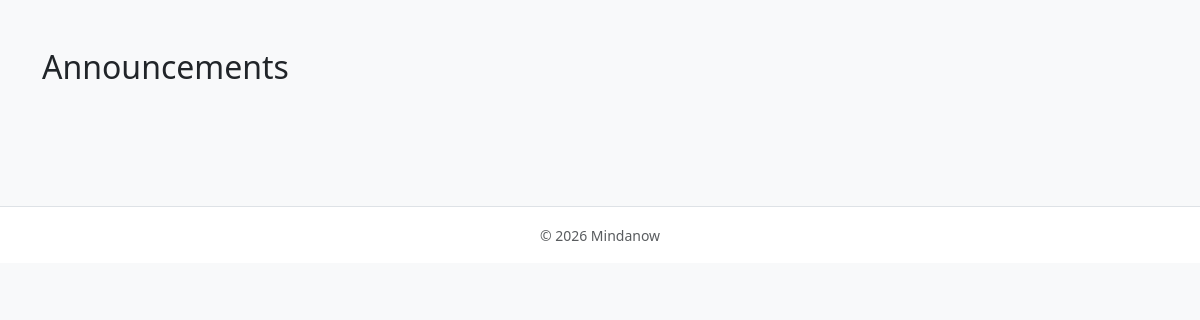
Before: /public/announcements.php with the older database file.
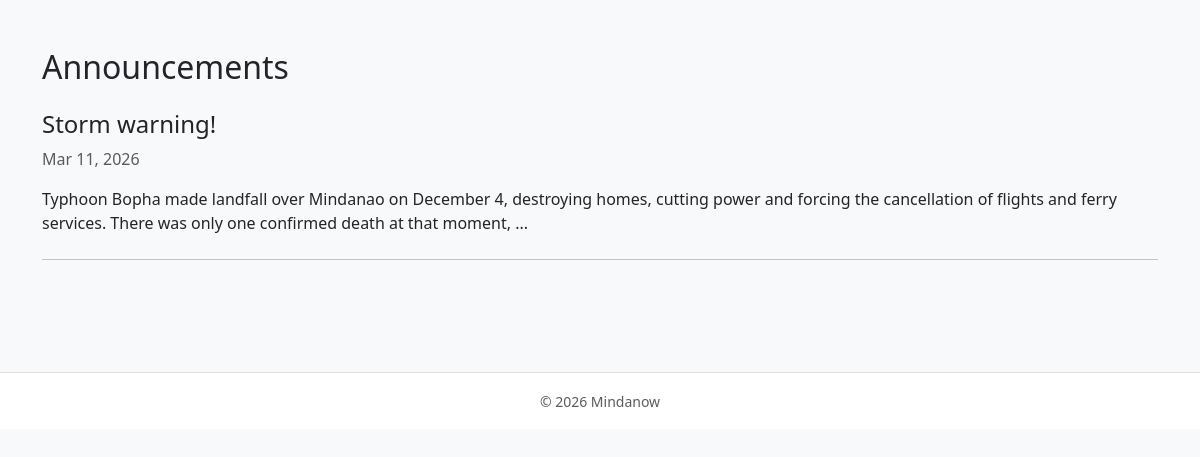
After: the same page with the newer database file.
### tables this page shows
CREATE TABLE `announcements` (
  `id` int(10) UNSIGNED NOT NULL,
  `title` varchar(255) NOT NULL,
  `content` text NOT NULL,
  `created_at` datetime DEFAULT current_timestamp()
);

### public/announcements.php (the view)
<?php
require_once '../includes/db.php';
$result=$conn->query("SELECT * FROM announcements ORDER BY created_at DESC");
?>
<?php include '../includes/header.php'; ?>
<div class="container py-5">
<h2 class="mb-4">Announcements</h2>
<?php while($row=$result->fetch_assoc()): ?>
<div class="mb-4">
<h4><?php echo htmlspecialchars($row['title']); ?></h4>
<p class="text-muted"><?php echo date('M d, Y',strtotime($row['created_at'])); ?></p>
<p><?php echo substr(strip_tags($row['content']),0,200); ?>...</p>
</div>
<hr>
<?php endwhile; ?>
</div>
<?php include '../includes/footer.php'; ?>

### Includes/header.php (shortened to what this page needs)
<!DOCTYPE html>
<html>
<head>
    <link href="https://cdn.jsdelivr.net/npm/bootstrap@5.3.2/dist/css/bootstrap.min.css" rel="stylesheet">
</head>
<body class="bg-light">

### Includes/footer.php
<footer class="bg-white text-center py-3 mt-5 border-top">
    <small class="text-muted">© <?php echo date('Y'); ?> Mindanow</small>
</footer>
</body>
</html>

Changed rows visible on the page:
added announcements: title "Storm warning!", created_at "Mar 11, 2026", content "Typhoon Bopha made landfall over Mindanao on December 4, destroying homes, cutting power and forcing the cancellation of flights and ferry services. There was only one confirmed death at that moment,"
